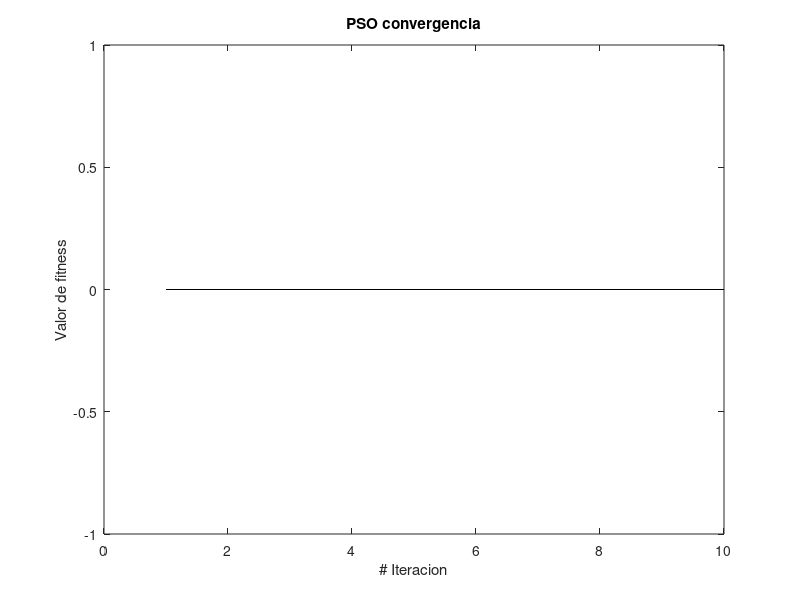

MATLAB code for this plot:
tic
clc
clear all
close all
rng default

LB=[0 0]; %lower bounds of variables
UB=[5.9 5.9]; %upper bounds of variables

% pso parameters values
m=2; % number of variables
n=10; % population size
wmax=0.39999; % inertia weight
wmin=0.9; % inertia weight
c1=1; % acceleration factor
c2=1.2; % acceleration factor

% pso main program----------------------------------------------------start

maxite=10; % set maximum number of iteration
maxrun=10; % set maximum number of runs need to be

for run=1:maxrun
  run

  % pso initialization----------------------------------------------start

  for i=1:n
    for j=1:m
    x0(i,j)=round(LB(j)+rand()*(UB(j)-LB(j)));
    end
  end
  x=x0; % initial population
  v=0.1*x0; % initial velocity
  for i=1:n
    f0(i,1)=rosenbrock(x0(i,:));
  end
  [fmin0,index0]=min(f0);
  pbest=x0; % initial pbest
  gbest=x0(index0,:); % initial gbest
  % pso initialization------------------------------------------------end

  % pso algorithm---------------------------------------------------start

  ite=1;
  tolerance=1;
  while ite<=maxite && tolerance>10^-12
    w=wmax-(wmax-wmin)*ite/maxite; % update inertial weight
    % pso velocity updates
    for i=1:n
      for j=1:m
        v(i,j)=w*v(i,j)+c1*rand()*(pbest(i,j)-x(i,j))...
        +c2*rand()*(gbest(1,j)-x(i,j));
      end
    end
    % pso position update
    for i=1:n
      for j=1:m
        x(i,j)=x(i,j)+v(i,j);
      end
    end
    % handling boundary violations
    for i=1:n
      for j=1:m
        if x(i,j)<LB(j)
          x(i,j)=LB(j);
        elseif x(i,j)>UB(j)
          x(i,j)=UB(j);
        end
      end
    end
    % evaluating fitness
    for i=1:n
      f(i,1)=rosenbrock(x(i,:));
    end
    % updating pbest and fitness
    for i=1:n
      if f(i,1)<f0(i,1)
          pbest(i,:)=x(i,:);
      f0(i,1)=f(i,1);
      end
    end
    [fmin,index]=min(f0); % finding out the best particle
    ffmin(ite,run)=fmin; % storing best fitness
    ffite(run)=ite; % storing iteration count
    % updating gbest and best fitness
    if fmin<fmin0
      gbest=pbest(index,:);
      fmin0=fmin;
    end
    % calculating tolerance
    if ite>100;
      tolerance=abs(ffmin(ite-100,run)-fmin0);
    end
    % displaying iterative results
    if ite==1
      disp(sprintf('Iteration Best particle Objective fun'));
    end
      disp(sprintf('%8g %8g %8.4f',ite,index,fmin0));
    ite=ite+1;
  end
  % pso algorithm-----------------------------------------------------end

  gbest;
  fvalue=rosenbrock(gbest);
  fff(run)=fvalue;
  rgbest(run,:)=gbest;
  disp(sprintf('--------------------------------------'));
end
% pso main program------------------------------------------------------end

disp(sprintf('\n'));
disp(sprintf('*********************************************************'));
disp(sprintf('Final Results-----------------------------'));
[bestfun,bestrun]=min(fff)
best_variables=rgbest(bestrun,:)
disp(sprintf('*********************************************************'));
toc

% PSO convergence characteristic
plot(ffmin(1:ffite(bestrun),bestrun),'-k');
xlabel('# Iteracion');
ylabel('Valor de fitness');
title('PSO convergencia')
%##########################################################################
